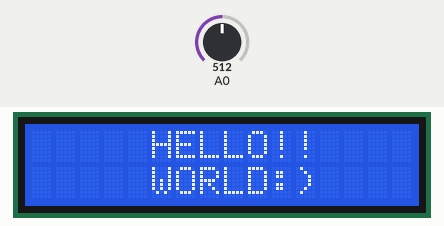
Recording of a sketch running on a simulated Arduino Uno, built with avr-gcc and run on an emulated ATmega328P. On the bench: 16×2 character LCD. The test bench sets the inputs (shaded band); at power-on: A0 = 512.

Above: at 1.1 s.
At 7.2 s:
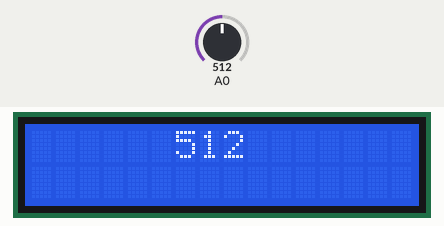
7.3 s: A0 set to 716
At 8.4 s:
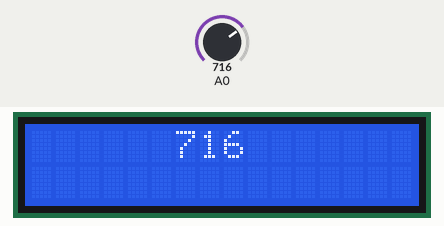
10.0 s: A0 set to 900
At 10.4 s:
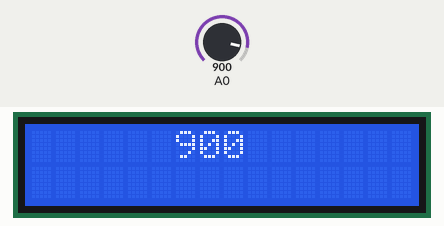
12.0 s: A0 set to 1023
At 12.4 s:
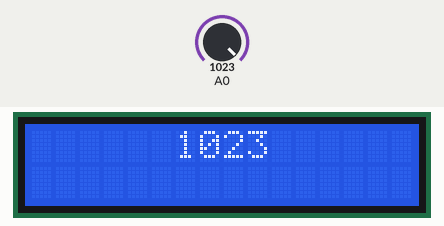
Timing chart, 0 to 15.0 s (numbered marks = the images above; inputs shaded):
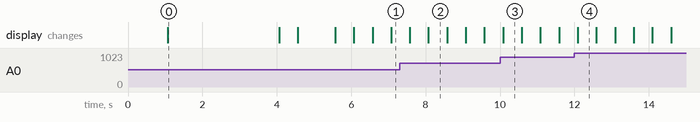

Measured:
- after the input at 7.3 s, the display: first differs from a run without the input after 0.78 s (image 2)
- after the input at 10.0 s, the display: changes after 0.08 s (image 3)
- after the input at 12.0 s, the display: changes after 0.09 s (image 4)
- what the display in image 0 shows lasts 3.0 s, from 1.1 s to 4.1 s
- what the display in image 2 shows lasts 0.5 s, from 8.1 s to 8.6 s

The sketch:

lcd_check_values.ino
```cpp
#include<LiquidCrystal.h>
LiquidCrystal lcd(8,9,4,5,6,7);

void setup()
{
 lcd.begin(16,2);
 lcd.setCursor(5,0);
 lcd.print("HELLO!!");
 delay(1000);
 lcd.setCursor(5,1);
 lcd.print("WORLD:)");
 delay(3000);
 lcd.clear();
 delay(500);
 lcd.setCursor(7,0);
 lcd.print("O-O");
 delay(1000);
 lcd.clear();
 delay(500);
}

void loop()
{
  int value = analogRead(A0);
  lcd.setCursor(6,0);
  lcd.print(value);
  delay(500);
  lcd.clear();
  delay(500);
}
```
